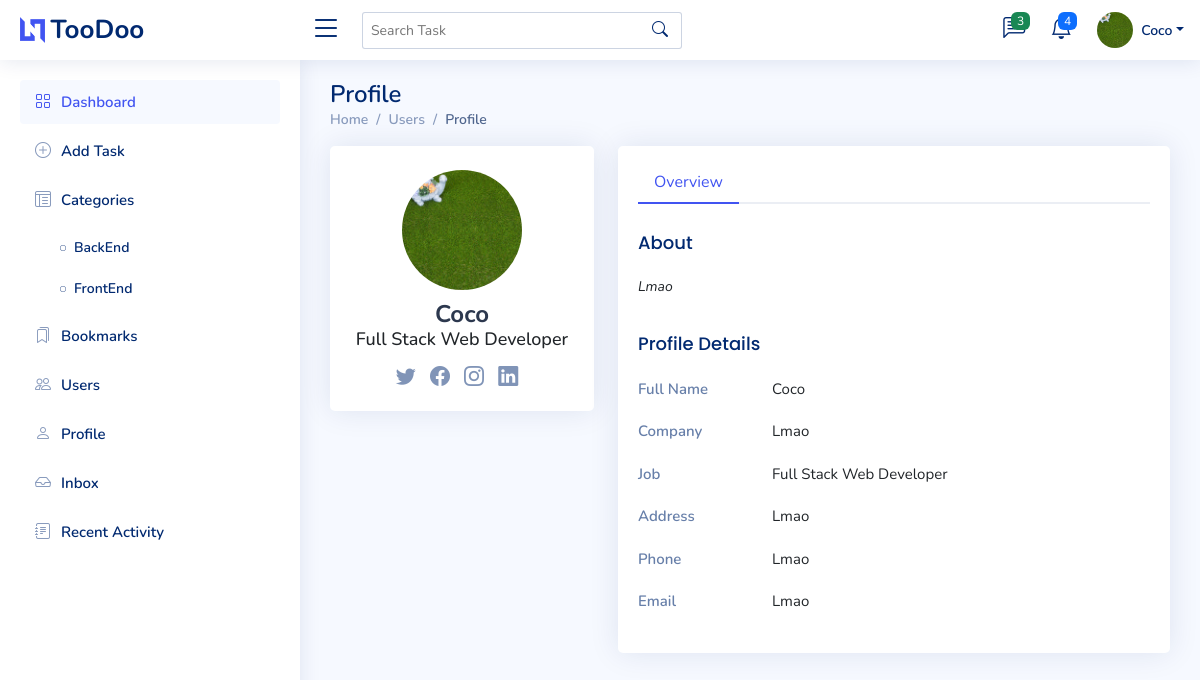
Page /members/user/admin/ (signed in) on the committed database.
### todo_project/models.py (models this page shows, shortened)
class Profile(models.Model):
    user = models.OneToOneField(User,null=True, on_delete=models.CASCADE)
    username = models.CharField(max_length=100, blank=True)
    email = models.CharField(max_length=100, blank=True)
    bio = models.TextField(blank=True)
    profile_pic = models.ImageField(null=True, blank=True, upload_to='profile_images/', default='profile_images/default-profile-pic.png')
    job_title = models.CharField(max_length=100, blank=True, null=True)
    phone = models.CharField(max_length=100, blank=True, null=True)
    company = models.CharField(max_length=100, blank=True, null=True)
    address = models.CharField(max_length=100, blank=True, null=True)
    x_profile = models.CharField(max_length=100, blank=True, null=True)
    instagram_profile = models.CharField(max_length=100, blank=True, null=True)
    linkedin_profile = models.CharField(max_length=100, blank=True, null=True)
    facebook_profile = models.CharField(max_length=100, blank=True, null=True)

class Category(models.Model):
    name = models.CharField(max_length=50)
    user = models.ForeignKey(User, on_delete=models.CASCADE)
    color = models.CharField(max_length=7, blank=True, default='#FFFFFF')

### members/views.py (the view)
# urls.py: path('user/<str:username>/', user_profile, name='user_profile'),
def user_profile(request, username):
    user = get_object_or_404(User, username=username)
    profile = user.profile  # Assuming the related name for Profile is `profile`
    return render(request, 'registration/user_profile.html', {'profile': profile})

### todo_project/context_processors.py (called while the page is built)
def profile_context(request):              # this pulls the template globally. Context processors are good to be used when you want to pull info to all templates. :d
    if request.user.is_authenticated:
        profile, created = Profile.objects.get_or_create(user=request.user)
        return {'profile': profile}
    return {}

def category_list(request):
    if request.user.is_authenticated:
        categories = Category.objects.all()
    else:
        categories = Category.objects.none()  # No categories for unauthenticated users
    return {'categories': categories}

def latest_conversations(request):
    if request.user.is_authenticated:
        conversations = Conversation.objects.filter(participants=request.user)
        return {
            'latest_conversations': conversations
        }
    return {}

### members/templates/registration/user_profile.html (shortened to what this page needs)
{% extends 'base.html' %}
{% block content %}
<main id="main" class="main">
  <div class="pagetitle">
    <h1>Profile</h1>
    <nav>
      <ol class="breadcrumb">
        <li class="breadcrumb-item"><a href="{% url 'task_list' %}">Home</a></li>
        <li class="breadcrumb-item">Users</li>
        <li class="breadcrumb-item active">Profile</li>
      </ol>
    </nav>
  </div>
  <section class="section profile">
    <div class="row">
      <div class="col-xl-4">
        <div class="card">
          <div class="card-body profile-card pt-4 d-flex flex-column align-items-center">
            <img src="{{ profile.profile_pic.url }}" alt="Profile" class="rounded-circle">
            <h2>{{ profile.username }}</h2>
            <h3>{{ profile.job_title }}</h3>
            <div class="social-links mt-2">
              <a href="{{ profile.x_profile }}" class="twitter"><i class="bi bi-twitter"></i></a>
              <a href="#" class="{{ profile.facebook_profile }}"><i class="bi bi-facebook"></i></a>
              <a href="#" class="{{ profile.instagram_profile }}"><i class="bi bi-instagram"></i></a>
              <a href="#" class="{{ profile.linkedin_profile }}"><i class="bi bi-linkedin"></i></a>
            </div>
          </div>
        </div>
      </div>
      <div class="col-xl-8">
        <div class="card">
          <div class="card-body pt-3">
            <ul class="nav nav-tabs nav-tabs-bordered">
              <li class="nav-item">
                <button class="nav-link active" data-bs-toggle="tab" data-bs-target="#profile-overview">Overview</button>
              </li>
            </ul>
            <div class="tab-content pt-2">
              <div class="tab-pane fade show active profile-overview" id="profile-overview">
                <h5 class="card-title">About</h5>
                <p class="small fst-italic">{{ profile.bio }}</p>
                <h5 class="card-title">Profile Details</h5>
                <div class="row">
                  <div class="col-lg-3 col-md-4 label ">Full Name</div>
                  <div class="col-lg-9 col-md-8">{{ profile.username }}</div>
                </div>
                <div class="row">
                  <div class="col-lg-3 col-md-4 label">Company</div>
                  <div class="col-lg-9 col-md-8">{{ profile.company }}</div>
                </div>
                <div class="row">
                  <div class="col-lg-3 col-md-4 label">Job</div>
                  <div class="col-lg-9 col-md-8">{{ profile.job_title }}</div>
                </div>
                <div class="row">
                  <div class="col-lg-3 col-md-4 label">Address</div>
                  <div class="col-lg-9 col-md-8">{{ profile.address }}</div>
                </div>
                <div class="row">
                  <div class="col-lg-3 col-md-4 label">Phone</div>
                  <div class="col-lg-9 col-md-8">{{ profile.phone }}</div>
                </div>
                <div class="row">
                  <div class="col-lg-3 col-md-4 label">Email</div>
                  <div class="col-lg-9 col-md-8">{{ profile.email }}</div>
                </div>
              </div>
            </div>
          </div>
        </div>
      </div>
    </div>
  </section>
</main>
{% endblock %}

### todo_project/templates/base.html (shortened to what this page needs)
{% load static %}
<!DOCTYPE html>
<html lang="en">
<head>
  <link href="{% static 'vendor/bootstrap/css/bootstrap.min.css' %}" rel="stylesheet">
  <link href="{% static 'vendor/bootstrap-icons/bootstrap-icons.css' %}" rel="stylesheet">
  <link href="{% static 'vendor/boxicons/css/boxicons.min.css' %}" rel="stylesheet">
  <link href="{% static 'vendor/remixicon/remixicon.css' %}" rel="stylesheet">
  <link href="{% static 'vendor/simple-datatables/style.css' %}" rel="stylesheet">
  <link href="https://cdnjs.cloudflare.com/ajax/libs/font-awesome/6.4.0/css/all.min.css" rel="stylesheet">
  <link href="{% static 'vendor/tinymce/tinymce.min.js' %}" rel="stylesheet">
  <link href="{% static 'css/style.css' %}" rel="stylesheet">
</head>
<body>
  <header id="header" class="header fixed-top d-flex align-items-center">
    <div class="d-flex align-items-center justify-content-between">
      <a href="{% url 'task_list' %}" class="logo d-flex align-items-center">
        <img src="assets/img/logo.png" alt="">
        <span class="d-none d-lg-block">TooDoo</span>
      </a>
      <i class="bi bi-list toggle-sidebar-btn"></i>
    </div>
    <div class="search-bar">
      <form class="search-form d-flex align-items-center" role="search" method="get" action="{% url 'search_task' %}">
        <input type="text" placeholder="Search Task" aria-label="Search" name="q" value="{{ request.GET.q }}">
        <button type="submit" title="Search"><i class="bi bi-search"></i></button>
      </form>
    </div>
    <nav class="header-nav ms-auto">
      <ul class="d-flex align-items-center">
        <li class="nav-item dropdown">
          <a class="nav-link nav-icon" href="#" data-bs-toggle="dropdown">
            <i class="bi bi-chat-left-text"></i>
            <span class="badge bg-success badge-number">{{ latest_conversations|length }}</span>
          </a>
        </li>
        <li class="nav-item dropdown">
          <a class="nav-link nav-icon" href="#" data-bs-toggle="dropdown">
            <i class="bi bi-bell"></i>
            <span class="badge bg-primary badge-number">4</span>
          </a>
        </li>
        <li class="nav-item dropdown pe-3">
          <a class="nav-link nav-profile d-flex align-items-center pe-0" href="#" data-bs-toggle="dropdown">
            <img src="{{ profile.profile_pic.url }}" alt="Profile" class="rounded-circle">
            <span class="d-none d-md-block dropdown-toggle ps-2">{{ profile.username }}</span>
          </a>
        </li>
      </ul>
    </nav>
  </header>
  <aside id="sidebar" class="sidebar">
    <ul class="sidebar-nav" id="sidebar-nav">
      <li class="nav-item">
        <a class="nav-link" href="{% url 'task_list' %}">
          <i class="bi bi-grid"></i>
          <span>Dashboard</span>
        </a>
      </li>
      <li class="nav-item">
        <a class="nav-link collapsed" href="{% url 'create_task' %}">
          <i class="bi bi-plus-circle"></i>
          <span>Add Task</span>
        </a>
      </li>
      <li class="nav">
        <li class="nav-item">
          <a class="nav-link collapsed" href="{% url 'category_list' %}">
            <i class="bi bi-layout-text-window-reverse"></i><span>Categories</span>
          </a>
          <ul class="nav-content">
            {% for category in categories %}
              <li>
                <a href="{% url 'tasks_by_category' category.id %}">
                  <i class="bi bi-circle"></i><span>{{ category.name }}</span>
                </a>
              </li>
            {% endfor %}
          </ul>
        </li>
      </li>
      <li class="nav-item">
        <a class="nav-link collapsed" href="{% url 'bookmark_list' %}">
          <i class="bi bi-bookmarks"></i>
          <span>Bookmarks</span>
        </a>
      </li>
      <li class="nav-item">
        <a class="nav-link collapsed" href="{% url 'user_list' %}">
          <i class="bi bi-people"></i>
          <span>Users</span>
        </a>
      </li>
      <li class="nav-item">
        <a class="nav-link collapsed" href="{% url 'edit_profile' %}">
          <i class="bi bi-person"></i>
          <span>Profile</span>
        </a>
      </li>
      <li class="nav-item">
        <a class="nav-link collapsed" href="{% url 'inbox' %}">
          <i class="bi bi-inbox"></i>
          <span>Inbox</span>
        </a>
      </li>
      <li class="nav-item">
        <a class="nav-link collapsed" href="{% url 'recent_activity' %}">
          <i class="bi bi-journal-text"></i>
          <span>Recent Activity</span>
        </a>
      </li>
    </ul>
  </aside>
  {% block content %}
  {% endblock %}
</body>
</html>

### static/css/style.css (style rules this page uses)
:root { scroll-behavior: smooth; }
body { font-family: "Nunito", sans-serif; background: #f6f9ff; color: #444444; }
a { color: #4154f1; text-decoration: none; }
h1, h2, h3, h4, h5, h6 { font-family: "Nunito", sans-serif; }
#main { margin-top: 60px; padding: 20px 30px; transition: all 0.3s; }
.pagetitle { margin-bottom: 10px; }
.pagetitle h1 { font-size: 24px; margin-bottom: 0; font-weight: 600; color: #012970; }
.card { margin-bottom: 30px; border: none; border-radius: 5px; box-shadow: 0px 0 30px rgba(1, 41, 112, 0.1); }
.card-title { padding: 20px 0 15px 0; font-size: 18px; font-weight: 500; color: #012970; font-family: "Poppins", sans-serif; }
.card-body { padding: 0 20px 20px 20px; }
.breadcrumb { font-size: 14px; font-family: "Nunito", sans-serif; color: #899bbd; font-weight: 600; }
.breadcrumb a { color: #899bbd; transition: 0.3s; }
.breadcrumb .breadcrumb-item::before { color: #899bbd; }
.breadcrumb .active { color: #51678f; font-weight: 600; }
.nav-tabs-bordered { border-bottom: 2px solid #ebeef4; }
.nav-tabs-bordered .nav-link { margin-bottom: -2px; border: none; color: #2c384e; }
.nav-tabs-bordered .nav-link.active { background-color: #fff; color: #4154f1; border-bottom: 2px solid #4154f1; }
.logo { line-height: 1; }
@media (min-width: 1200px) { .logo { width: 280px; } }
.logo img { max-height: 26px; margin-right: 6px; }
.logo span { font-size: 26px; font-weight: 700; color: #012970; font-family: "Nunito", sans-serif; }
.header { transition: all 0.5s; z-index: 997; height: 60px; box-shadow: 0px 2px 20px rgba(1, 41, 112, 0.1); background-color: #fff; padding-left: 20px; }
.header .toggle-sidebar-btn { font-size: 32px; padding-left: 10px; cursor: pointer; color: #012970; }
.header .search-bar { min-width: 360px; padding: 0 20px; }
.header .search-form { width: 100%; }
.header .search-form input { border: 0; font-size: 14px; color: #012970; border: 1px solid rgba(1, 41, 112, 0.2); padding: 7px 38px 7px 8px; border-radius: 3px; transition: 0.3s; width: 100%; }
.header .search-form button { border: 0; padding: 0; margin-left: -30px; background: none; }
.header .search-form button i { color: #012970; }
.header-nav ul { list-style: none; }
.header-nav>ul { margin: 0; padding: 0; }
.header-nav .nav-icon { font-size: 22px; color: #012970; margin-right: 25px; position: relative; }
.header-nav .nav-profile { color: #012970; }
.header-nav .nav-profile img { max-height: 36px; }
.header-nav .nav-profile span { font-size: 14px; font-weight: 600; }
.header-nav .badge-number { position: absolute; inset: -2px -5px auto auto; font-weight: normal; font-size: 12px; padding: 3px 6px; }
.sidebar { position: fixed; top: 60px; left: 0; bottom: 0; width: 300px; z-index: 996; transition: all 0.3s; padding: 20px; overflow-y: auto; scrollbar-width: thin; scrollbar-color: #aab7cf transparent; box-shadow: 0px 0px 20px rgba(1, 41, 112, 0.1); background-color: #fff; }
@media (min-width: 1200px) { #main, #footer { margin-left: 300px; } }
.sidebar-nav { padding: 0; margin: 0; list-style: none; }
.sidebar-nav li { padding: 0; margin: 0; list-style: none; }
.sidebar-nav .nav-item { margin-bottom: 5px; }
.sidebar-nav .nav-link { display: flex; align-items: center; font-size: 15px; font-weight: 600; color: #4154f1; transition: 0.3; background: #f6f9ff; padding: 10px 15px; border-radius: 4px; }
.sidebar-nav .nav-link i { font-size: 16px; margin-right: 10px; color: #4154f1; }
.sidebar-nav .nav-link.collapsed { color: #012970; background: #fff; }
.sidebar-nav .nav-link.collapsed i { color: #899bbd; }
.sidebar-nav .nav-content { padding: 5px 0 0 0; margin: 0; list-style: none; }
.sidebar-nav .nav-content a { display: flex; align-items: center; font-size: 14px; font-weight: 600; color: #012970; transition: 0.3; padding: 10px 0 10px 40px; transition: 0.3s; }
.sidebar-nav .nav-content a i { font-size: 6px; margin-right: 8px; line-height: 0; border-radius: 50%; }
.profile .profile-card img { max-width: 120px; }
.profile .profile-card h2 { font-size: 24px; font-weight: 700; color: #2c384e; margin: 10px 0 0 0; }
.profile .profile-card h3 { font-size: 18px; }
.profile .profile-card .social-links a { font-size: 20px; display: inline-block; color: rgba(1, 41, 112, 0.5); line-height: 0; margin-right: 10px; transition: 0.3s; }
.profile .profile-overview .row { margin-bottom: 20px; font-size: 15px; }
.profile .profile-overview .card-title { color: #012970; }
.profile .profile-overview .label { font-weight: 600; color: rgba(1, 41, 112, 0.6); }

### rows in the picture
Profile: profile_pic (picture), username "Coco", job_title "Full Stack Web Developer", bio "Lmao", company "Lmao", address "Lmao", phone "Lmao", email "Lmao"
Category: name "BackEnd"
Category: name "FrontEnd"

### other values in the picture
{{ latest_conversations|length }} "3"
